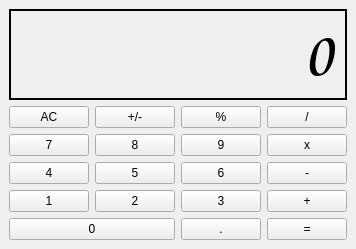
<?xml version="1.0" encoding="UTF-8"?>
<ui version="4.0">
 <class>MainWindow</class>
 <widget class="QMainWindow" name="MainWindow">
  <property name="geometry">
   <rect>
    <x>0</x>
    <y>0</y>
    <width>336</width>
    <height>249</height>
   </rect>
  </property>
  <property name="windowTitle">
   <string>MainWindow</string>
  </property>
  <widget class="QWidget" name="centralwidget">
   <layout class="QGridLayout" name="gridLayout">
    <item row="3" column="1">
     <widget class="QPushButton" name="pushButton_10">
      <property name="text">
       <string>5</string>
      </property>
     </widget>
    </item>
    <item row="3" column="0">
     <widget class="QPushButton" name="pushButton_9">
      <property name="text">
       <string>4</string>
      </property>
     </widget>
    </item>
    <item row="1" column="1">
     <widget class="QPushButton" name="pushButton_2">
      <property name="text">
       <string>+/-</string>
      </property>
     </widget>
    </item>
    <item row="2" column="2">
     <widget class="QPushButton" name="pushButton_7">
      <property name="text">
       <string>9</string>
      </property>
     </widget>
    </item>
    <item row="3" column="3">
     <widget class="QPushButton" name="pushButton_12">
      <property name="text">
       <string>-</string>
      </property>
     </widget>
    </item>
    <item row="3" column="2">
     <widget class="QPushButton" name="pushButton_11">
      <property name="text">
       <string>6</string>
      </property>
     </widget>
    </item>
    <item row="1" column="2">
     <widget class="QPushButton" name="pushButton_3">
      <property name="text">
       <string>%</string>
      </property>
     </widget>
    </item>
    <item row="5" column="0">
     <widget class="QPushButton" name="pushButton_13">
      <property name="text">
       <string>1</string>
      </property>
     </widget>
    </item>
    <item row="6" column="3">
     <widget class="QPushButton" name="pushButton_20">
      <property name="text">
       <string>=</string>
      </property>
     </widget>
    </item>
    <item row="1" column="0">
     <widget class="QPushButton" name="pushButton">
      <property name="text">
       <string>AC</string>
      </property>
     </widget>
    </item>
    <item row="5" column="3">
     <widget class="QPushButton" name="pushButton_16">
      <property name="text">
       <string>+</string>
      </property>
     </widget>
    </item>
    <item row="5" column="2">
     <widget class="QPushButton" name="pushButton_15">
      <property name="text">
       <string>3</string>
      </property>
     </widget>
    </item>
    <item row="0" column="0" colspan="4">
     <widget class="QLabel" name="label">
      <property name="font">
       <font>
        <family>Comic Sans MS</family>
        <pointsize>48</pointsize>
        <bold>true</bold>
       </font>
      </property>
      <property name="layoutDirection">
       <enum>Qt::LeftToRight</enum>
      </property>
      <property name="frameShape">
       <enum>QFrame::WinPanel</enum>
      </property>
      <property name="frameShadow">
       <enum>QFrame::Plain</enum>
      </property>
      <property name="text">
       <string>0</string>
      </property>
      <property name="alignment">
       <set>Qt::AlignRight|Qt::AlignTrailing|Qt::AlignVCenter</set>
      </property>
     </widget>
    </item>
    <item row="6" column="2">
     <widget class="QPushButton" name="pushButton_19">
      <property name="text">
       <string>.</string>
      </property>
     </widget>
    </item>
    <item row="1" column="3">
     <widget class="QPushButton" name="pushButton_4">
      <property name="text">
       <string>/</string>
      </property>
     </widget>
    </item>
    <item row="2" column="0">
     <widget class="QPushButton" name="pushButton_5">
      <property name="text">
       <string>7</string>
      </property>
     </widget>
    </item>
    <item row="2" column="1">
     <widget class="QPushButton" name="pushButton_6">
      <property name="text">
       <string>8</string>
      </property>
     </widget>
    </item>
    <item row="2" column="3">
     <widget class="QPushButton" name="pushButton_8">
      <property name="text">
       <string>x</string>
      </property>
     </widget>
    </item>
    <item row="5" column="1">
     <widget class="QPushButton" name="pushButton_14">
      <property name="text">
       <string>2</string>
      </property>
     </widget>
    </item>
    <item row="6" column="0" colspan="2">
     <widget class="QPushButton" name="pushButton_18">
      <property name="text">
       <string>0</string>
      </property>
     </widget>
    </item>
   </layout>
  </widget>
 </widget>
 <resources/>
 <connections/>
</ui>
